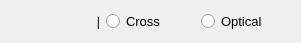
    <widget class="QWidget" name="horizontalLayoutWidget_17">
     <property name="geometry">
      <rect>
       <x>10</x>
       <y>90</y>
       <width>301</width>
       <height>31</height>
      </rect>
     </property>
     <layout class="QHBoxLayout" name="horizontalLayout_cost_4">
      <item>
       <widget class="QLabel" name="label_model_7">
        <property name="text">
         <string>|</string>
        </property>
        <property name="alignment">
         <set>Qt::AlignRight|Qt::AlignTrailing|Qt::AlignVCenter</set>
        </property>
       </widget>
      </item>
      <item>
       <widget class="QRadioButton" name="radioButton_Cross">
        <property name="font">
         <font>
          <pointsize>10</pointsize>
         </font>
        </property>
        <property name="text">
         <string>Cross</string>
        </property>
        <property name="checked">
         <bool>false</bool>
        </property>
        <attribute name="buttonGroup">
         <string notr="true">buttonGroup</string>
        </attribute>
       </widget>
      </item>
      <item>
       <widget class="QRadioButton" name="radioButton_Optical">
        <property name="font">
         <font>
          <pointsize>10</pointsize>
         </font>
        </property>
        <property name="text">
         <string>Optical</string>
        </property>
        <property name="checked">
         <bool>false</bool>
        </property>
        <attribute name="buttonGroup">
         <string notr="true">buttonGroup</string>
        </attribute>
       </widget>
      </item>
     </layout>
    </widget>
